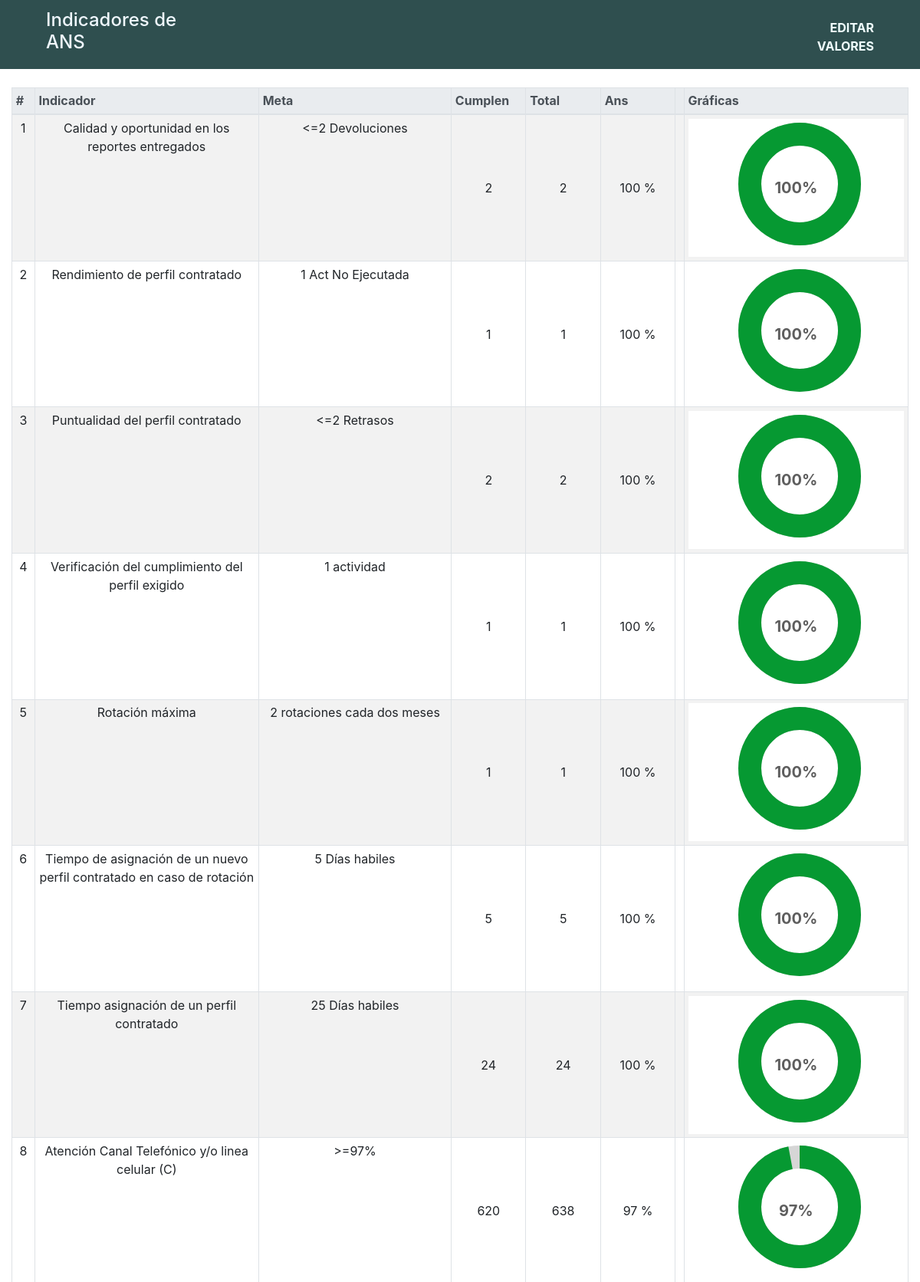
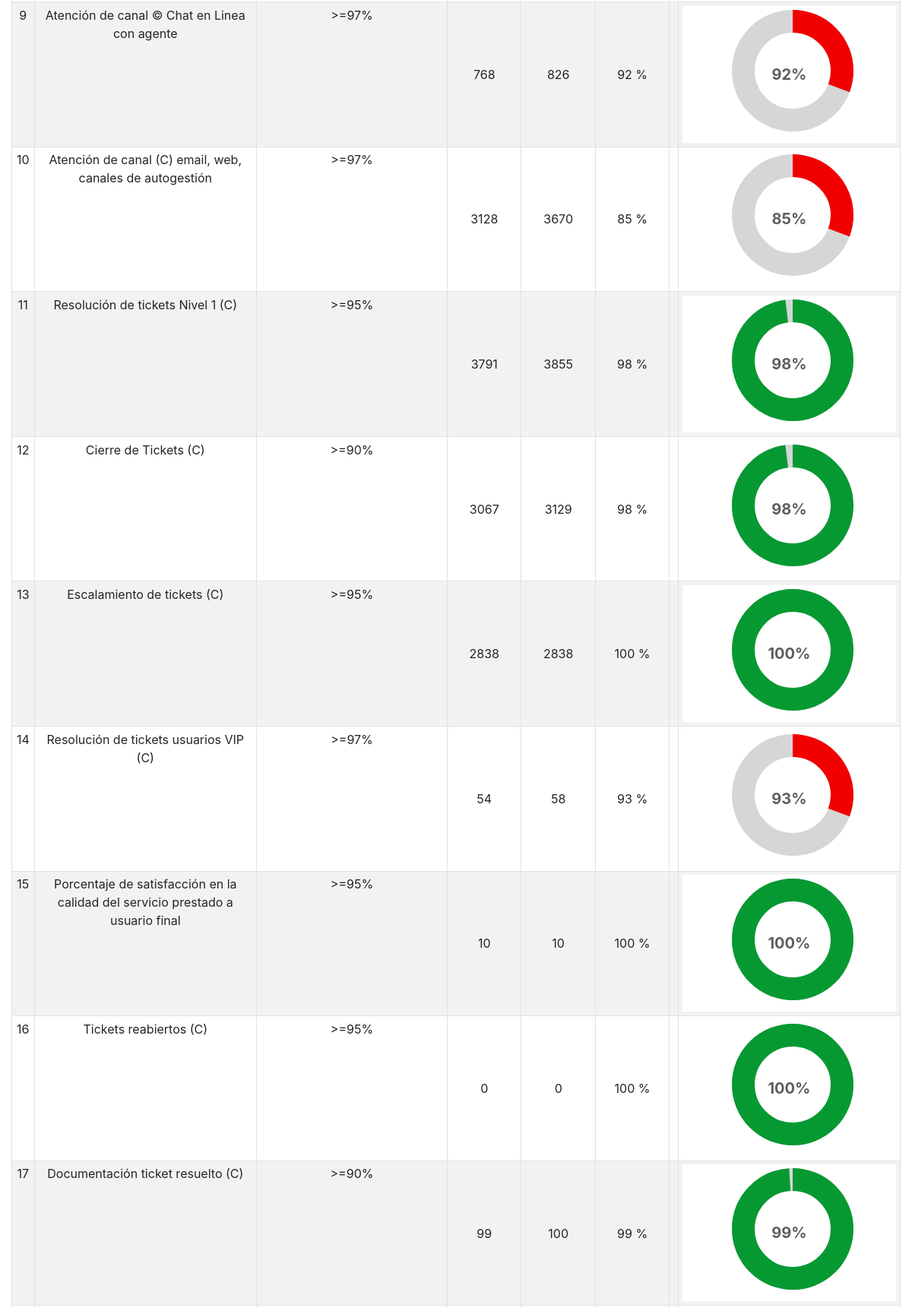
The page / (upper part) on the database its author committed (2 pictures, top to bottom).
### tables this page shows
CREATE TABLE `ans` (
  `id` int(11) NOT NULL,
  `indicador` varchar(150) NOT NULL,
  `meta` varchar(150) NOT NULL,
  `cumplen` int(11) NOT NULL,
  `total` int(11) NOT NULL,
  `ans` int(11) NOT NULL
);

### php/conexion.php (called while the page is built, shortened)
<?php
    $table = "ans";
?>

### php/consulta.php (called while the page is built, shortened)
<?php
    include("conexion.php");
    $query = "SELECT id, indicador, meta, cumplen, total, ans FROM $table;";
    $result = mysqli_query($conexion_db, $query);
?>

### index.php (the view, shortened to what this page needs)
<?php
  include("php/consulta.php")
?>
<!DOCTYPE html>
<html lang="en">
<head>
    <link rel="stylesheet" href="https://cdn.jsdelivr.net/npm/bootstrap@4.0.0/dist/css/bootstrap.min.css">
    <link href="css/style.css" rel="stylesheet">
    <link href="css/donut.css" rel="stylesheet">
</head>
<body>
    <header>
        <h4>Indicadores de ANS</h4>
        <p class="editar"><a href="editar.php">EDITAR VALORES</a></p>
    </header>
    <br>
    <div class="container-fluid">
        <div class="row">
          <div class="col-md">
            <table class="table table-striped table-bordered table-sm">
              <thead class="thead-light">
                <tr>
                  <th>#</th>
                  <th class="col-3">Indicador</th>
                  <th>Meta</th>
                  <th class="col-1">Cumplen</th>
                  <th class="col-1">Total</th>
                  <th class="col-1">Ans</th>
                  <th></th>
                  <th class="col-3"> Gráficas</th>
                </tr>
              </thead>
              <tbody>
                  <?php
                     while ($row = mysqli_fetch_array($result)){
                      echo '<tr>';
                      echo '<td><span>'.$row["id"].'</span></td>';
                      echo '<td><span>'.$row["indicador"].'</span></td>';
                      echo '<td><span>'.$row["meta"].'</span></td>';
                      echo '<td><p id="dato">'.$row["cumplen"].'</p></td>';
                      echo '<td><p id="calculo">'.$row["total"].'</p></td>';
                      echo '<td><p id="demo">'.$row["ans"].' %</p></td>';
                      echo '<td></td>';
                      echo '<td>';
                      if($row["ans"] < 95) {
                        echo '<div class="donut-chart-container donut-chart-js" data-percentage="'.$row["ans"].'">
                        <p class="donut-chart-value"></p>
                        <svg class="donut-chart-wrapper">
                          <circle class="donut-chart-bg" cx="140" cy="100" r="65"></circle>
                          <circle class="donut-chartR" cx="140" cy="100" r="65"></circle>
                        </svg>
                      </div>';
                      } else {
                      echo '<div class="donut-chart-container donut-chart-js" data-percentage="'.$row["ans"].'">
                      <p class="donut-chart-value"></p>
                        <svg class="donut-chart-wrapper">
                          <circle class="donut-chart-bg" cx="140" cy="100" r="65"></circle>
                          <circle class="donut-chart" cx="140" cy="100" r="65"></circle>
                        </svg>
                      </div>';
                      }
                      echo '</td>';
                      echo '</tr>';
                  }
                  ?>
              </tbody>
            </table>
          </div>
        </div>
    </div>
    <br>
</body>
</html>

### css/style.css (style rules this page uses)
header { width: 100%; background-color: darkslategrey; height:fit-content; display: flex; }
h4 { color: aliceblue; margin-left: 5%; padding: 1% 0% 1% 0%; }
td { text-align: center; }
p { margin-top: 90%; }
span { margin-top: 100%; }
.editar { margin-right: 5%; text-align: right; margin-left: 60%; margin-top: 2%; }
.editar a { color: azure; font-weight: bold; }

### css/donut.css (style rules this page uses)
.donut-chart-container { margin: 0 auto; position: relative; background-color: #fff; margin: auto; }
.donut-chart-wrapper { -webkit-transform: rotate(-90deg); transform: rotate(-90deg); width: 270px; height: 180px; display: block; position: relative; z-index: 20; }
.donut-chart-value, .chart-shadow { position: absolute; left: 50%; top: 50%; -webkit-transform: translate(-50%, -50%); transform: translate(-50%, -50%); }
.donut-chart-value { color: #5e5e5e; z-index: 50; margin: 0; font-weight: bold; font-size: 20px; margin-top:auto; }

### rows shown on the page
ans: id "1", indicador "Calidad y oportunidad en los reportes entregados", meta "<=2 Devoluciones", cumplen "2", total "2", ans "100"
ans: id "2", indicador "Rendimiento de perfil contratado", meta "1 Act No Ejecutada", cumplen "1", total "1", ans "100"
ans: id "3", indicador "Puntualidad del perfil contratado", meta "<=2 Retrasos", cumplen "2", total "2", ans "100"
ans: id "4", indicador "Verificación del cumplimiento del perfil exigido", meta "1 actividad", cumplen "1", total "1", ans "100"
ans: id "5", indicador "Rotación máxima", meta "2 rotaciones cada dos meses", cumplen "1", total "1", ans "100"
ans: id "6", indicador "Tiempo de asignación de un nuevo perfil contratado en caso de rotación", meta "5 Días habiles", cumplen "5", total "5", ans "100"
ans: id "7", indicador "Tiempo asignación de un perfil contratado", meta "25 Días habiles", cumplen "24", total "24", ans "100"
ans: id "8", indicador "Atención Canal Telefónico y/o linea celular (C)", meta ">=97%", cumplen "620", total "638", ans "97"
ans: id "9", indicador "Atención de canal © Chat en Linea con agente", meta ">=97%", cumplen "768", total "826", ans "92"
ans: id "10", indicador "Atención de canal (C) email, web, canales de autogestión", meta ">=97%", cumplen "3128", total "3670", ans "85"
ans: id "11", indicador "Resolución de tickets Nivel 1 (C)", meta ">=95%", cumplen "3791", total "3855", ans "98"
ans: id "12", indicador "Cierre de Tickets (C)", meta ">=90%", cumplen "3067", total "3129", ans "98"
ans: id "13", indicador "Escalamiento de tickets (C)", meta ">=95%", cumplen "2838", total "2838", ans "100"
ans: id "14", indicador "Resolución de tickets usuarios VIP (C)", meta ">=97%", cumplen "54", total "58", ans "93"
ans: id "15", indicador "Porcentaje de satisfacción en la calidad del servicio prestado a usuario final", meta ">=95%", cumplen "10", total "10", ans "100"
ans: id "16", indicador "Tickets reabiertos (C)", meta ">=95%", cumplen "0", total "0", ans "100"
ans: id "17", indicador "Documentación ticket resuelto (C)", meta ">=90%", cumplen "99", total "100", ans "99"
